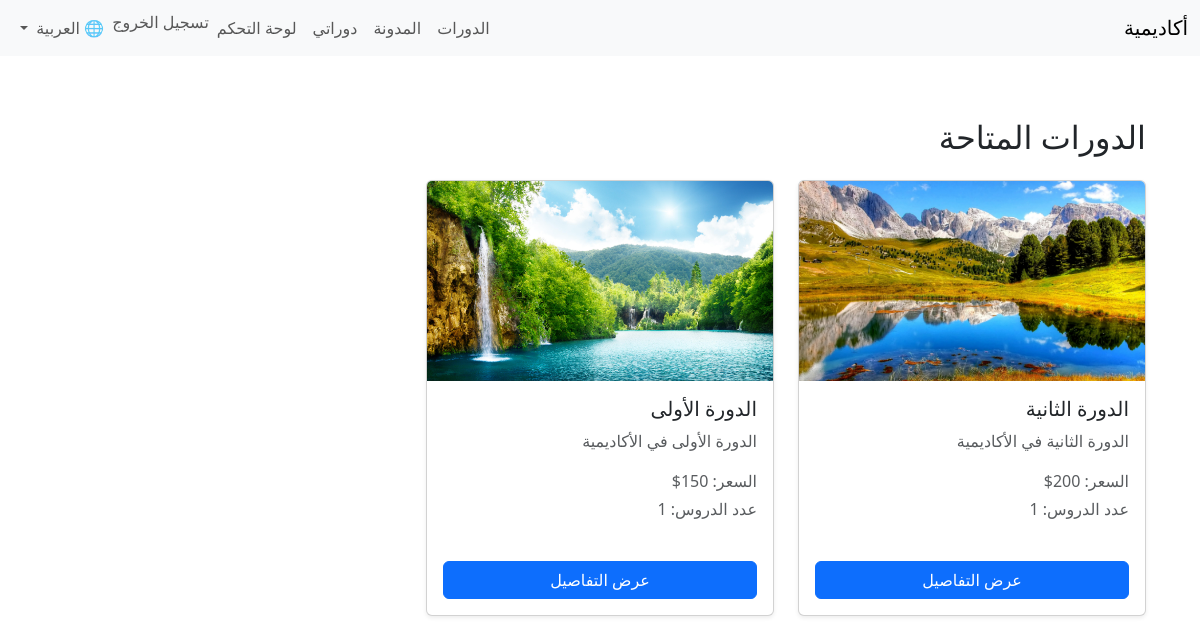
The page /ar/courses/all-courses (signed in) on the database its author committed.
### courses/models.py (models this page shows, shortened)
class Course(models.Model):
    title = models.CharField(max_length=200, verbose_name=_("عنوان الدورة"))
    description = models.TextField(verbose_name=_("وصف الدورة"))
    is_published = models.BooleanField(default=True, verbose_name=_("نشر الدورة"))
    price = models.DecimalField(max_digits=6, decimal_places=0, verbose_name=_("السعر"))
    created_at = models.DateTimeField(auto_now_add=True, verbose_name=_("تاريخ الإنشاء"))
    students = models.ManyToManyField(User, related_name="courses", blank=True, verbose_name=_("الطلاب المشتركين"))
    image = models.ImageField(upload_to='course_images/', null=True, blank=True, verbose_name=_("صورة الدورة"))
    duration = models.CharField(max_length=100, blank=True, null=True, verbose_name=_("مدة الدورة"))
    level = models.CharField(max_length=100, blank=True, null=True, verbose_name=_("مستوى الدورة"))
    prerequisites = models.TextField(blank=True, null=True, verbose_name=_("متطلبات الدورة"))
    class Meta:
        verbose_name = _("دورة")
        verbose_name_plural = _("الدورات")
        ordering = ['-created_at']

### courses/views.py (the view)
# urls.py: path('all-courses', views.course_list, name="course_list"),
def course_list(request):
    courses = Course.objects.filter(is_published=True)
    return render(request, 'courses/course_list.html', {'courses': courses})

### courses/templates/courses/course_list.html
{% extends "base.html" %}
{% load static %}
{% load i18n %}
{% block content %}
<div class="container mt-5">
    <h2 class="mb-4">{% trans "الدورات المتاحة" %}</h2>
    <div class="row">
        {% for course in courses %}
        <div class="col-md-4">
            <div class="card mb-4 shadow-sm h-100">
                {% if course.image %}
                <img src="{{ course.image.url }}" class="card-img-top" alt="{{ course.title }}" style="height: 200px; object-fit: cover;">
                {% endif %}
                <div class="card-body d-flex flex-column">
                    <h5 class="card-title">{{ course.title }}</h5>
                    <p class="card-text text-muted">
                        {{ course.description|truncatewords:20 }}
                    </p>
                    <p class="card-text text-muted mb-1">
                        {% trans "السعر" %}: {{ course.price }}$
                    </p>
                    <p class="card-text text-muted">
                        {% trans "عدد الدروس" %}: {{ course.lessons.count }}
                    </p>
                    <a href="{% url 'courses:course_detail' course.id %}" class="btn btn-primary mt-auto">
                        {% trans "عرض التفاصيل" %}
                    </a>
                </div>
            </div>
        </div>
        {% empty %}
        <p>{% trans "لا توجد دورات حالياً." %}</p>
        {% endfor %}
    </div>
</div>
{% endblock %}

### templates/base.html (style rules this page uses)
body { padding-top: 70px; }

### rows shown on the page
Course: image (picture), title "الدورة الثانية", description "الدورة الثانية في الأكاديمية", price "200", lessons.count "1"
Course: image (picture), title "الدورة الأولى", description "الدورة الأولى في الأكاديمية", price "150", lessons.count "1"
